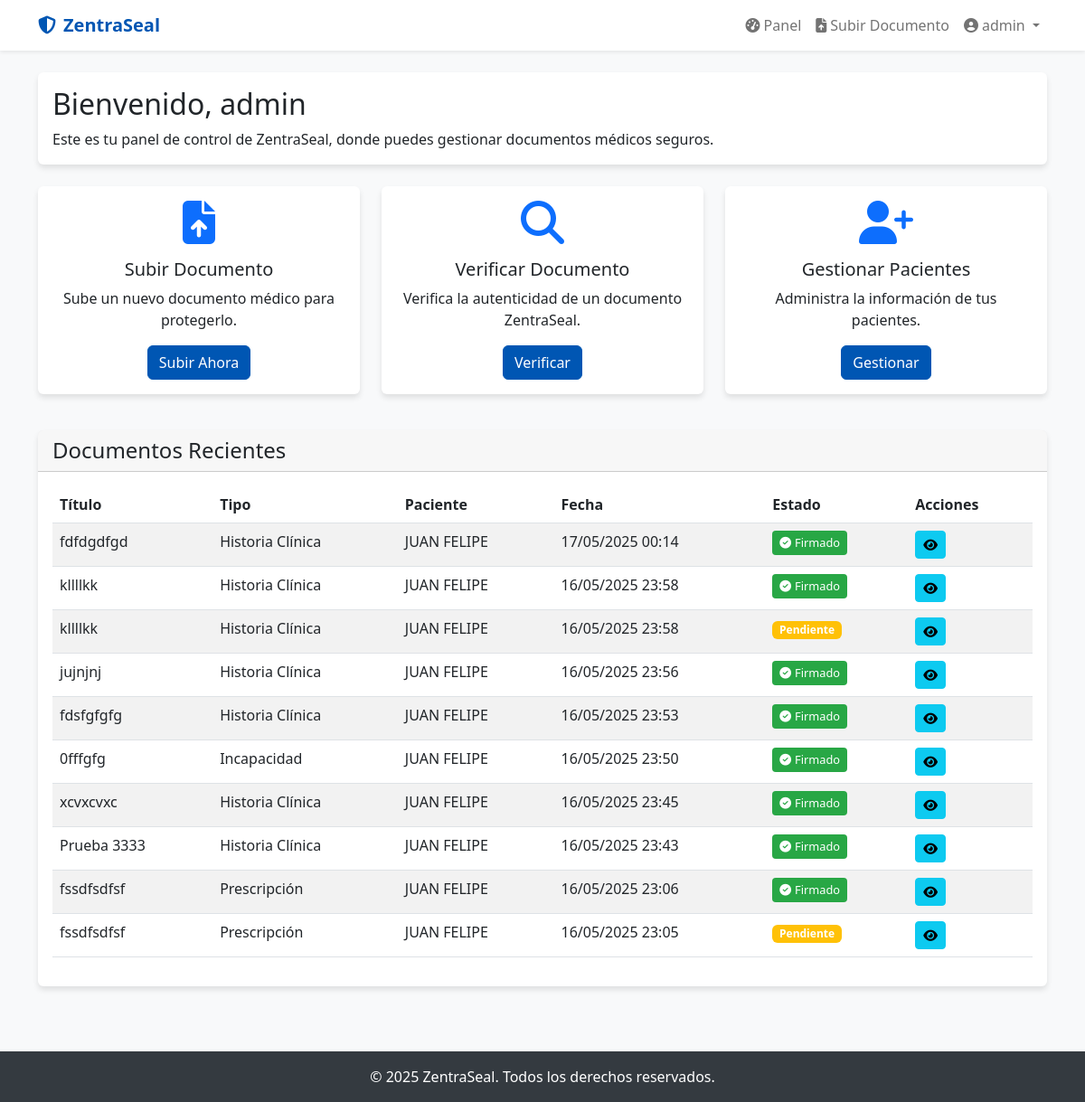
The page /accounts/dashboard/ (signed in) on the database as committed earlier.
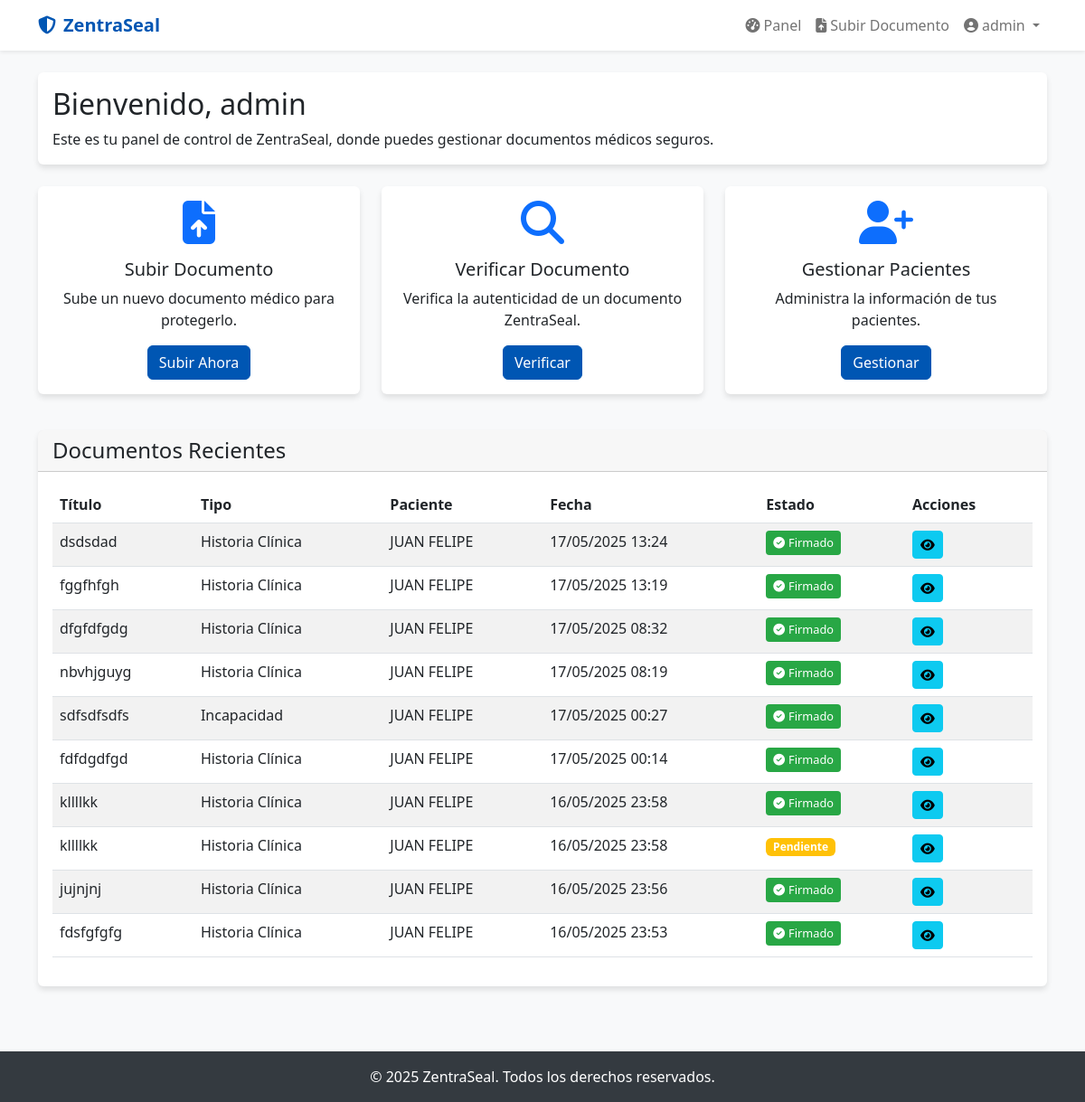
The same page on the database as committed later.
### accounts/models.py (models this page shows, shortened)
class User(AbstractUser):
    is_doctor = models.BooleanField(default=False)
    is_admin = models.BooleanField(default=False)
    signature_image = models.ImageField(upload_to='signatures/', null=True, blank=True)
    organization = models.CharField(max_length=100, default="Bonsana")

### documents/models.py (models this page shows, shortened)
class Document(models.Model):
    DOCUMENT_TYPES = (
        ('medical_history', 'Historia Clínica'),
        ('disability', 'Incapacidad'),
        ('prescription', 'Prescripción'),
        ('other', 'Otro'),
    )
    title = models.CharField(max_length=200)
    document_type = models.CharField(max_length=20, choices=DOCUMENT_TYPES)
    file = models.FileField(upload_to=get_file_path)
    secure_file = models.FileField(upload_to='secured/', null=True, blank=True)
    patient = models.ForeignKey(Patient, on_delete=models.CASCADE, related_name='documents')
    created_by = models.ForeignKey(settings.AUTH_USER_MODEL, on_delete=models.SET_NULL, null=True)
    created_at = models.DateTimeField(auto_now_add=True)
    updated_at = models.DateTimeField(auto_now=True)
    document_hash = models.CharField(max_length=64, unique=True, blank=True, null=True)
    verification_code = models.CharField(max_length=10, unique=True, blank=True, null=True)
    is_signed = models.BooleanField(default=False)

class Patient(models.Model):
    name = models.CharField(max_length=100)
    identification = models.CharField(max_length=20, unique=True)
    date_of_birth = models.DateField()
    email = models.EmailField(blank=True, null=True)
    phone = models.CharField(max_length=15, blank=True, null=True)

### accounts/views.py (the view)
# urls.py: path('dashboard/', views.dashboard_view, name='dashboard'),
@login_required
def dashboard_view(request):
    from documents.models import Document
    documents = Document.objects.filter(created_by=request.user).order_by('-created_at')[:10]
    return render(request, 'accounts/dashboard.html', {'documents': documents})

### templates/accounts/dashboard.html (shortened to what this page needs)
{% extends 'base.html' %}
{% block content %}
<div class="row mb-4">
    <div class="col-12">
        <div class="card">
            <div class="card-body">
                <h2 class="card-title">Bienvenido, {{ user.username }}</h2>
                <p class="card-text">Este es tu panel de control de ZentraSeal, donde puedes gestionar documentos médicos seguros.</p>
            </div>
        </div>
    </div>
</div>
<div class="row mb-4">
    <div class="col-md-4 mb-3">
        <div class="card h-100 text-center">
            <div class="card-body">
                <i class="fas fa-file-upload fa-3x mb-3 text-primary"></i>
                <h5 class="card-title">Subir Documento</h5>
                <p class="card-text">Sube un nuevo documento médico para protegerlo.</p>
                <a href="{% url 'upload_document' %}" class="btn btn-primary">Subir Ahora</a>
            </div>
        </div>
    </div>
    <div class="col-md-4 mb-3">
        <div class="card h-100 text-center">
            <div class="card-body">
                <i class="fas fa-search fa-3x mb-3 text-primary"></i>
                <h5 class="card-title">Verificar Documento</h5>
                <p class="card-text">Verifica la autenticidad de un documento ZentraSeal.</p>
                <a href="{% url 'verify_document' %}" class="btn btn-primary">Verificar</a>
            </div>
        </div>
    </div>
    <div class="col-md-4 mb-3">
        <div class="card h-100 text-center">
            <div class="card-body">
                <i class="fas fa-user-plus fa-3x mb-3 text-primary"></i>
                <h5 class="card-title">Gestionar Pacientes</h5>
                <p class="card-text">Administra la información de tus pacientes.</p>
                <a href="#" class="btn btn-primary">Gestionar</a>
            </div>
        </div>
    </div>
</div>
<div class="row">
    <div class="col-12">
        <div class="card">
            <div class="card-header">
                <h4 class="mb-0">Documentos Recientes</h4>
            </div>
            <div class="card-body">
                <div class="table-responsive">
                    <table class="table table-striped">
                        <thead>
                            <tr>
                                <th>Título</th>
                                <th>Tipo</th>
                                <th>Paciente</th>
                                <th>Fecha</th>
                                <th>Estado</th>
                                <th>Acciones</th>
                            </tr>
                        </thead>
                        <tbody>
                            {% for document in documents %}
                            <tr>
                                <td>{{ document.title }}</td>
                                <td>{{ document.get_document_type_display }}</td>
                                <td>{{ document.patient.name }}</td>
                                <td>{{ document.created_at|date:"d/m/Y H:i" }}</td>
                                <td>
                                    {% if document.is_signed %}
                                    <span class="verification-badge"><i class="fas fa-check-circle me-1"></i>Firmado</span>
                                    {% else %}
                                    <span class="badge bg-warning">Pendiente</span>
                                    {% endif %}
                                </td>
                                <td>
                                    <a href="{% url 'document_detail' document.pk %}" class="btn btn-sm btn-info">
                                        <i class="fas fa-eye"></i>
                                    </a>
                                </td>
                            </tr>
                            {% empty %}
                            <tr>
                                <td colspan="6" class="text-center">No hay documentos disponibles</td>
                            </tr>
                            {% endfor %}
                        </tbody>
                    </table>
                </div>
            </div>
        </div>
    </div>
</div>
{% endblock %}

### templates/base.html (shortened to what this page needs)
<!DOCTYPE html>
<html lang="es">
<head>
    <link href="https://cdn.jsdelivr.net/npm/bootstrap@5.2.3/dist/css/bootstrap.min.css" rel="stylesheet">
    <link rel="stylesheet" href="https://cdnjs.cloudflare.com/ajax/libs/font-awesome/6.4.0/css/all.min.css">
</head>
<body>
    <nav class="navbar navbar-expand-lg navbar-light bg-white shadow-sm">
        <div class="container">
            <a class="navbar-brand" href="{% url 'home' %}">
                <i class="fas fa-shield-alt me-2"></i>ZentraSeal
            </a>
            <div class="collapse navbar-collapse" id="navbarNav">
                <ul class="navbar-nav ms-auto">
                    {% if user.is_authenticated %}
                    <li class="nav-item">
                        <a class="nav-link" href="{% url 'dashboard' %}">
                            <i class="fas fa-tachometer-alt me-1"></i>Panel
                        </a>
                    </li>
                    <li class="nav-item">
                        <a class="nav-link" href="{% url 'upload_document' %}">
                            <i class="fas fa-file-upload me-1"></i>Subir Documento
                        </a>
                    </li>
                    <li class="nav-item dropdown">
                        <a class="nav-link dropdown-toggle" href="#" id="userDropdown" role="button" data-bs-toggle="dropdown">
                            <i class="fas fa-user-circle me-1"></i>{{ user.username }}
                        </a>
                    </li>
                    {% endif %}
                </ul>
            </div>
        </div>
    </nav>
    <main class="container py-4">
        {% block content %}{% endblock %}
    </main>
    <footer class="footer text-center">
        <div class="container">
            <p class="mb-0">&copy; {% now "Y" %} ZentraSeal. Todos los derechos reservados.</p>
        </div>
    </footer>
</body>
</html>

### templates/base.html (style rules this page uses)
:root { --primary-color: #0056b3; --secondary-color: #6c757d; --accent-color: #28a745; }
body { font-family: 'Segoe UI', Tahoma, Geneva, Verdana, sans-serif; background-color: #f8f9fa; }
.navbar-brand { font-weight: bold; color: var(--primary-color) !important; }
.btn-primary { background-color: var(--primary-color); border-color: var(--primary-color); }
.footer { margin-top: 3rem; padding: 1rem 0; background-color: #343a40; color: white; }
.card { box-shadow: 0 4px 6px rgba(0, 0, 0, 0.1); border: none; transition: transform 0.3s ease; }
.verification-badge { display: inline-block; background-color: var(--accent-color); color: white; padding: 0.25rem 0.5rem; border-radius: 0.25rem; font-size: 0.8rem; }

Rows that differ between the two databases and show on the page:
no longer on this page (row unchanged): Document: title "0fffgfg", document_type "Incapacidad", patient.name "JUAN FELIPE", created_at "16/05/2025 23:50", is_signed True (drawn)
no longer on this page (row unchanged): Document: title "xcvxcvxc", document_type "Historia Clínica", patient.name "JUAN FELIPE", created_at "16/05/2025 23:45", is_signed True (drawn)
no longer on this page (row unchanged): Document: title "Prueba 3333", document_type "Historia Clínica", patient.name "JUAN FELIPE", created_at "16/05/2025 23:43", is_signed True (drawn)
no longer on this page (row unchanged): Document: title "fssdfsdfsf", document_type "Prescripción", patient.name "JUAN FELIPE", created_at "16/05/2025 23:06", is_signed True (drawn)
no longer on this page (row unchanged): Document: title "fssdfsdfsf", document_type "Prescripción", patient.name "JUAN FELIPE", created_at "16/05/2025 23:05", is_signed "Pendiente"
added Document: title "dsdsdad", document_type "Historia Clínica", patient.name "JUAN FELIPE", created_at "17/05/2025 13:24", is_signed True (drawn)
added Document: title "fggfhfgh", document_type "Historia Clínica", patient.name "JUAN FELIPE", created_at "17/05/2025 13:19", is_signed True (drawn)
added Document: title "dfgfdfgdg", document_type "Historia Clínica", patient.name "JUAN FELIPE", created_at "17/05/2025 08:32", is_signed True (drawn)
added Document: title "nbvhjguyg", document_type "Historia Clínica", patient.name "JUAN FELIPE", created_at "17/05/2025 08:19", is_signed True (drawn)
added Document: title "sdfsdfsdfs", document_type "Incapacidad", patient.name "JUAN FELIPE", created_at "17/05/2025 00:27", is_signed True (drawn)
